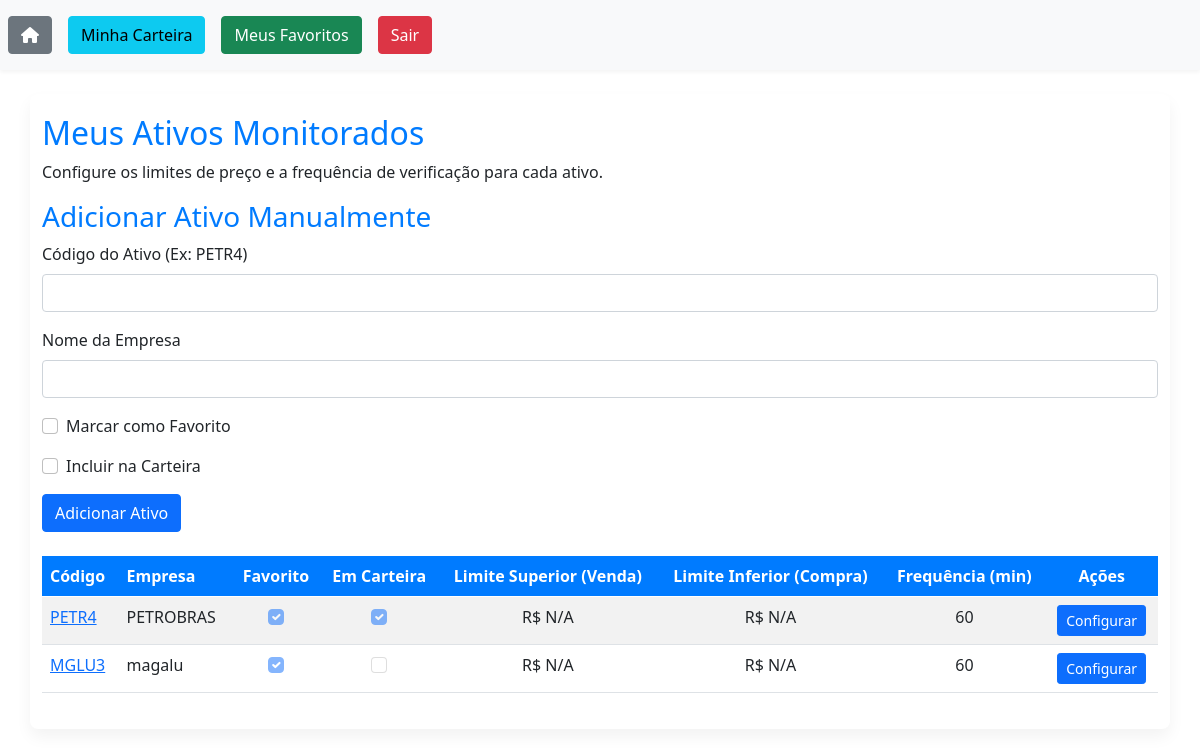
The page /ativos_user/favoritos/ (signed in) on the database as committed earlier.
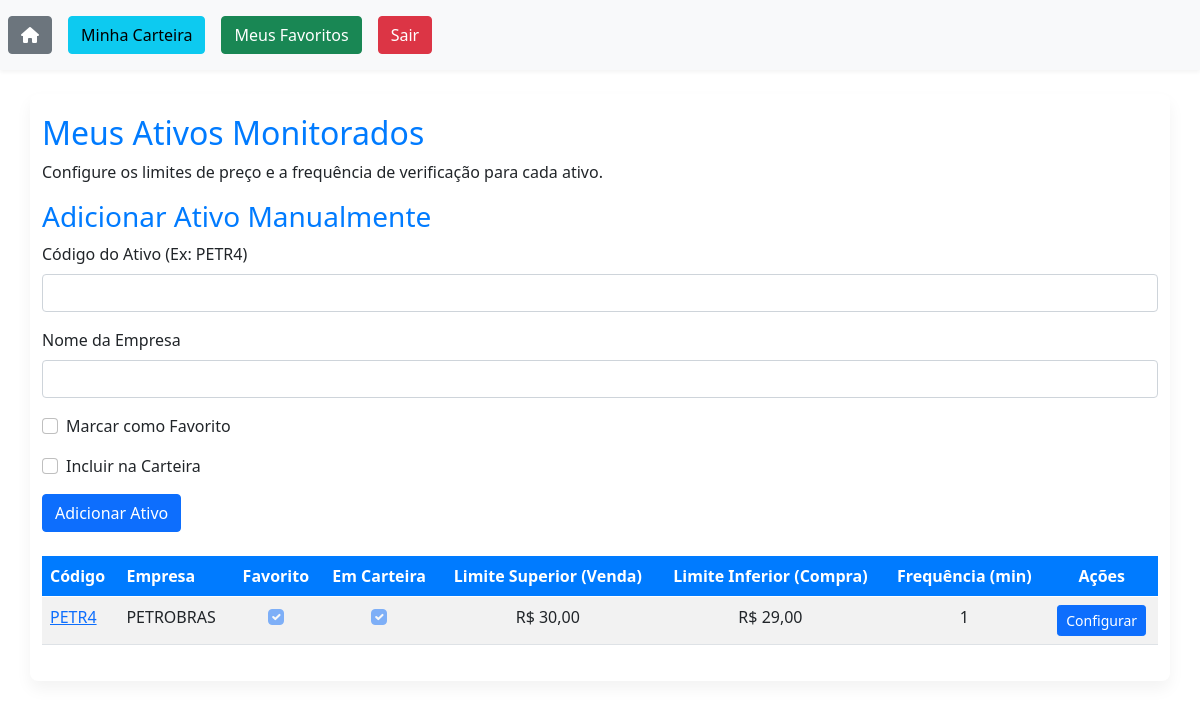
The same page on the database as committed later.
### ativos_user/models.py (models this page shows, shortened)
class AtivosUser(models.Model):
    user = models.ForeignKey(User, on_delete=models.CASCADE)
    ativo = models.ForeignKey(Ativo, on_delete=models.CASCADE) # Alterado para o novo modelo Ativo
    limite_superior = models.DecimalField(max_digits=10, decimal_places=2, null=True, blank=True)
    limite_inferior = models.DecimalField(max_digits=10, decimal_places=2, null=True, blank=True)
    intervalo_verificacao = models.IntegerField(default=60)  # in minutes
    favorito = models.BooleanField(default=False)
    em_carteira = models.BooleanField(default=False)
    last_alert_sent = models.DateTimeField(null=True, blank=True) # Novo campo

class Ativo(models.Model): # Novo modelo Ativo
    cod_ativo = models.CharField(max_length=10, unique=True)
    nome_empresa = models.CharField(max_length=100)

### ativos_user/views.py (the view)
# urls.py: path('favoritos/', favoritos, name='favoritos'),
@login_required(login_url='login')
def favoritos(request): # Nova view para favoritos
    user = request.user
    busca = request.GET.get('cod-ativo')
    if busca:
        ativos_list = AtivosUser.objects.filter(
            Q(ativo__cod_ativo__icontains=busca) | Q(ativo__nome_empresa__icontains=busca),
            user=user,
            favorito=True # Filtrar por favorito
        )
    else:
        ativos_list = AtivosUser.objects.filter(user=user, favorito=True) # Filtrar por favorito
    for ativo in ativos_list:
        ativo.form = AtivoUserForm(instance=ativo)
    paginacao = Paginator(ativos_list, 10)
    page = request.GET.get('page')
    ativos_por_pagina = paginacao.get_page(page)
    return render(request, 'favoritos.html', {'ativos': ativos_por_pagina, "favorito": True}) # Renderizar o template 'favoritos.html' por enquanto

### ativos_user/templates/favoritos.html (shortened to what this page needs)
{% extends 'base.html' %}
{% load static %}
{% block body %}
<div class="container mt-4">
    <div class="row">
        <div class="col">
            <h2>Meus Ativos Monitorados</h2>
            <p>Configure os limites de preço e a frequência de verificação para cada ativo.</p>
        </div>
    </div>
    <div class="row mb-4">
        <div class="col-md-12">
            <h3>Adicionar Ativo Manualmente</h3>
            <form method="POST" action="{% url 'ativos_user:add_manual_asset' %}">
                <div class="mb-3">
                    <label for="cod_ativo_manual" class="form-label">Código do Ativo (Ex: PETR4)</label>
                    <input type="text" class="form-control" id="cod_ativo_manual" name="cod_ativo" required>
                </div>
                <div class="mb-3">
                    <label for="nome_empresa_manual" class="form-label">Nome da Empresa</label>
                    <input type="text" class="form-control" id="nome_empresa_manual" name="nome_empresa" required>
                </div>
                <div class="mb-3 form-check">
                    <input type="checkbox" class="form-check-input" id="favorito_manual" name="favorito">
                    <label class="form-check-label" for="favorito_manual">Marcar como Favorito</label>
                </div>
                <div class="mb-3 form-check">
                    <input type="checkbox" class="form-check-input" id="em_carteira_manual" name="em_carteira">
                    <label class="form-check-label" for="em_carteira_manual">Incluir na Carteira</label>
                </div>
                <button type="submit" class="btn btn-primary">Adicionar Ativo</button>
            </form>
        </div>
    </div>
    <div class="table-responsive">
        <table class="table table-striped table-hover">
            <thead class="thead-dark">
                <tr>
                    <th scope="col">Código</th>
                    <th scope="col">Empresa</th>
                    <th scope="col" class="text-center">Favorito</th>
                    <th scope="col" class="text-center">Em Carteira</th>
                    <th scope="col" class="text-center">Limite Superior (Venda)</th>
                    <th scope="col" class="text-center">Limite Inferior (Compra)</th>
                    <th scope="col" class="text-center">Frequência (min)</th>
                    <th scope="col" class="text-center">Ações</th>
                </tr>
            </thead>
            <tbody>
                {% for ativo in ativos %}
                <tr>
                    <td>
                        <a href="{% url 'ativos_user:detalhes_ativo' ativo.id %}">{{ ativo.ativo.cod_ativo }}</a>
                    </td>
                    <td>{{ ativo.ativo.nome_empresa }}</td>
                    <td class="text-center">
                        <input class="form-check-input" type="checkbox" {% if ativo.favorito %} checked {% endif %} disabled>
                    </td>
                    <td class="text-center">
                        <input class="form-check-input" type="checkbox" {% if ativo.em_carteira %} checked {% endif %} disabled>
                    </td>
                    <td class="text-center">R$ {{ ativo.limite_superior|default:"N/A" }}</td>
                    <td class="text-center">R$ {{ ativo.limite_inferior|default:"N/A" }}</td>
                    <td class="text-center">{{ ativo.intervalo_verificacao|default:"N/A" }}</td>
                    <td class="text-center">
                        <button type="button" class="btn btn-primary btn-sm" data-bs-toggle="modal" data-bs-target="#configModal-{{ ativo.id }}">
                            Configurar
                        </button>
                    </td>
                </tr>
                {% empty %}
                <tr>
                    <td colspan="8" class="text-center">Você ainda não adicionou ativos para monitorar.</td>
                </tr>
                {% endfor %}
            </tbody>
        </table>
    </div>
</div>
{% endblock %}

Rows that differ between the two databases and show on the page:
removed AtivosUser: ativo.cod_ativo "MGLU3", ativo.nome_empresa "magalu", favorito "☑", limite_superior "N/A", limite_inferior "N/A", intervalo_verificacao "60"
changed AtivosUser "PETR4": limite_superior "N/A" → "30,00"; limite_inferior "N/A" → "29,00"; intervalo_verificacao "60" → "1"
